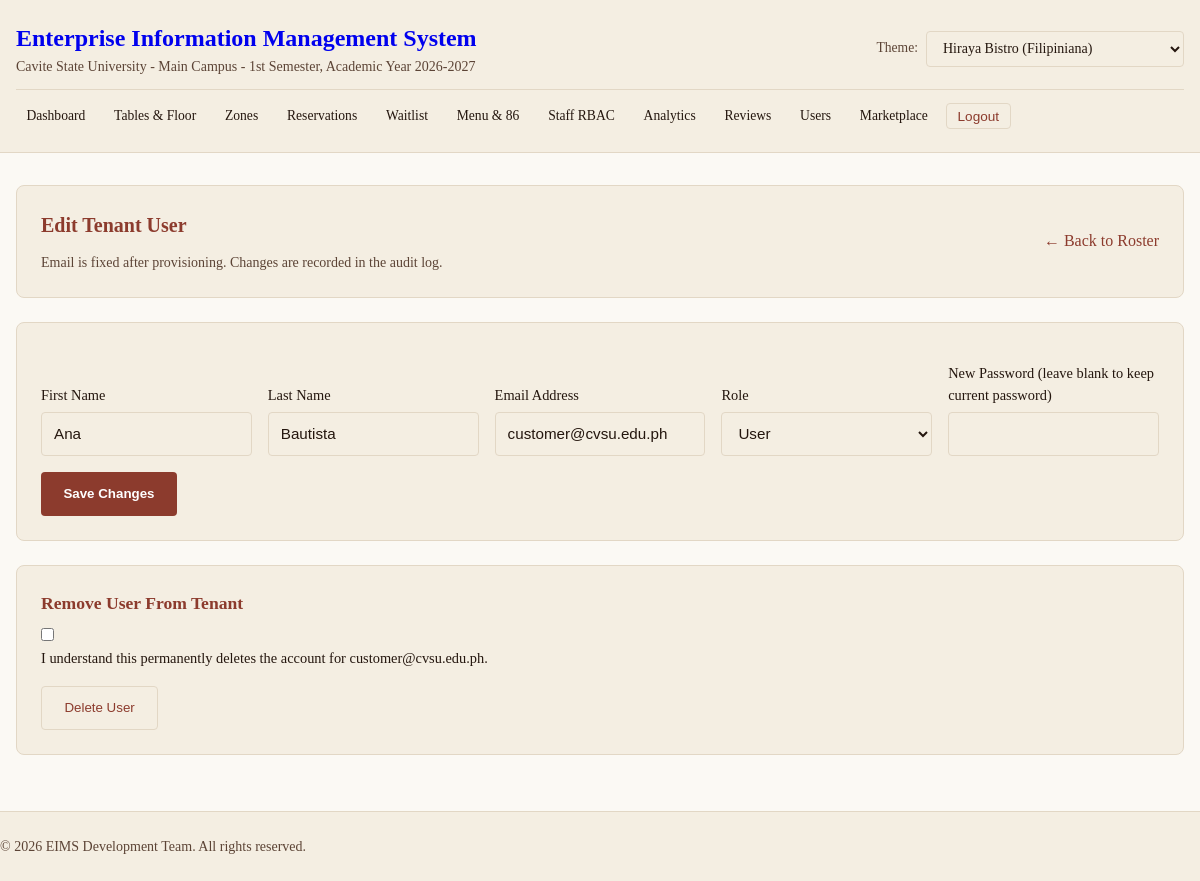
/admin/users/edit?id=usr-customer-001 (signed in), run on the app's committed database.
### tables this page shows
CREATE TABLE IF NOT EXISTS users (
    id VARCHAR(36) PRIMARY KEY,
    tenant_id VARCHAR(36),
    email VARCHAR(255) NOT NULL,
    password_hash VARCHAR(255) NOT NULL,
    first_name VARCHAR(128) NOT NULL,
    last_name VARCHAR(128) NOT NULL,
    role_mask INTEGER NOT NULL DEFAULT 4,
    created_at TIMESTAMP DEFAULT CURRENT_TIMESTAMP,
    updated_at TIMESTAMP DEFAULT CURRENT_TIMESTAMP,
    FOREIGN KEY (tenant_id) REFERENCES tenants(id) ON DELETE CASCADE
);

### app/Views/admin/user_edit.php (the view, shortened to what the rows shown need)
<?php
require_once __DIR__ . '/../layouts/header.php';
$v = static fn (string $field): string => htmlspecialchars((string) ($user[$field] ?? ''), ENT_QUOTES, 'UTF-8');
?>
<section class="card">
    <div class="header-actions">
        <div>
            <h2>Edit Tenant User</h2>
        </div>
    </div>
</section>
<section class="card">
    <form method="POST" action="/admin/users/update" class="form-grid-admin" novalidate>
        <div>
            <label for="first_name" class="form-label">First Name</label>
            <input type="text" id="first_name" name="first_name" class="form-input" required maxlength="128" value="<?= $v('first_name') ?>" aria-describedby="first_name_error">
        </div>
        <div>
            <label for="last_name" class="form-label">Last Name</label>
            <input type="text" id="last_name" name="last_name" class="form-input" required maxlength="128" value="<?= $v('last_name') ?>" aria-describedby="last_name_error">
        </div>
        <div>
            <label for="email" class="form-label">Email Address</label>
            <input type="email" id="email" class="form-input" value="<?= $v('email') ?>" disabled>
        </div>
    </form>
</section>
<section class="card">
    <form method="POST" action="/admin/users/delete" novalidate>
        <div class="form-group">
            <input type="checkbox" id="confirm" name="confirm" value="1" aria-describedby="confirm_error">
            <label for="confirm" class="form-label">I understand this permanently deletes the account for <?= $v('email') ?>.</label>
        </div>
    </form>
</section>
<?php
require_once __DIR__ . '/../layouts/footer.php';
?>

### data on the page
users: first_name "Ana", last_name "Bautista", email "customer@cvsu.edu.ph"

### other printed values
$sys['name'] "Enterprise Information Management System"
